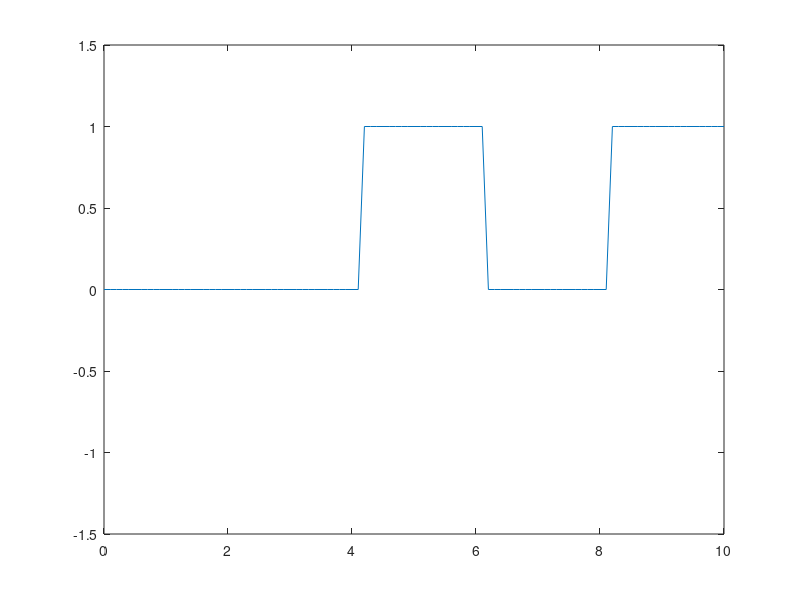

Write the MATLAB code that produced this figure.
%nrz unipolar line code
N=10;
n=randi([0 1],1,N);
nn=[] %copy of input bits

%mapping assigning values to levels
for m=1:N
    if n(m)==1
        nn(m)=1;
    else
        nn(m)=0;
    end
end

%nrz pulse shaping

i=1;
t=0:0.1:length(n);
y=[]; %output plot
for j=1:length(t)
    if t(j)<=i
        y(j)=nn(i);
    else
        y(j)=nn(i);
        i=i+1
    end
end

plot(t,y);
axis([0 N -1.5 1.5]);